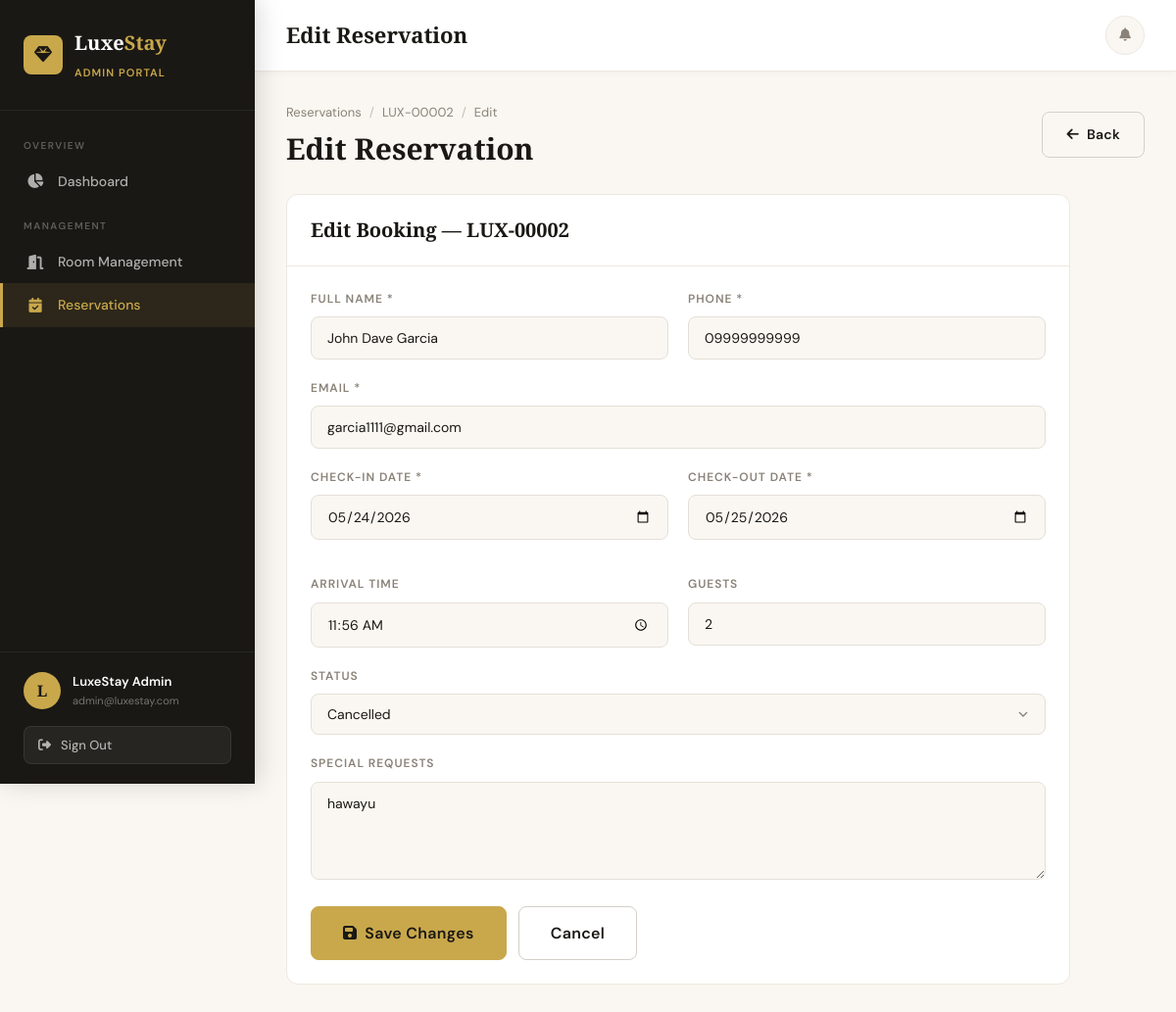
The app's page /admin/reservations/2/edit (signed in) with its own data.
### app/models/user.py (models this page shows, shortened)
class User(db.Model, UserMixin):
    __tablename__ = 'users'
    id = db.Column(db.Integer, primary_key=True)
    fullname = db.Column(db.String(150), nullable=False)
    email = db.Column(db.String(150), unique=True, nullable=False)
    password = db.Column(db.String(256), nullable=False)
    phone = db.Column(db.String(20), nullable=True)
    role = db.Column(db.String(20), nullable=False, default='customer')
    created_at = db.Column(db.DateTime, default=datetime.utcnow)
    reservations = db.relationship('Reservation', backref='customer', lazy=True)
    def is_admin(self):
        return self.role == 'admin'

### app/models/reservation.py (models this page shows, shortened)
class Reservation(db.Model):
    __tablename__ = 'reservations'
    id = db.Column(db.Integer, primary_key=True)
    user_id = db.Column(db.Integer, db.ForeignKey('users.id'), nullable=False)
    room_id = db.Column(db.Integer, db.ForeignKey('rooms.id'), nullable=False)
    fullname = db.Column(db.String(150), nullable=False)
    email = db.Column(db.String(150), nullable=False)
    phone = db.Column(db.String(20), nullable=False)
    check_in = db.Column(db.Date, nullable=False)
    check_out = db.Column(db.Date, nullable=False)
    arrival_time = db.Column(db.String(20), nullable=True)
    guests = db.Column(db.Integer, nullable=False, default=1)
    special_requests = db.Column(db.Text, nullable=True)
    status = db.Column(db.String(20), nullable=False, default='pending')  # pending, confirmed, cancelled
    created_at = db.Column(db.DateTime, default=datetime.utcnow)
    updated_at = db.Column(db.DateTime, default=datetime.utcnow, onupdate=datetime.utcnow)
    def booking_reference(self):
        return f'LUX-{self.id:05d}'

### app/routes/admin.py (the view, shortened to what this page needs)
@admin_bp.route('/reservations/<int:res_id>/edit', methods=['GET', 'POST'])
@login_required
@admin_required
def edit_reservation(res_id):
    res = Reservation.query.get_or_404(res_id)
    rooms = Room.query.all()
    return render_template('admin/edit_reservation.html', res=res, rooms=rooms)

### app/routes/admin.py (called while the page is built)
def admin_required(f):
    @wraps(f)
    def decorated(*args, **kwargs):
        if not current_user.is_authenticated or not current_user.is_admin():
            flash('Access denied. Admin privileges required.', 'danger')
            return redirect(url_for('auth.login'))
        return f(*args, **kwargs)
    return decorated

### app/templates/admin/edit_reservation.html (shortened to what this page needs)
{% extends "admin/base_admin.html" %}
{% block page_title %}Edit Reservation{% endblock %}
{% block admin_content %}
<div class="page-header">
  <div class="page-header-left">
    <div class="breadcrumb">
      <a href="{{ url_for('admin.reservations') }}">Reservations</a>
      <span class="sep">/</span>
      <a href="{{ url_for('admin.reservation_detail', res_id=res.id) }}">{{ res.booking_reference() }}</a>
      <span class="sep">/</span>
      <span>Edit</span>
    </div>
    <h1>Edit Reservation</h1>
  </div>
  <a href="{{ url_for('admin.reservation_detail', res_id=res.id) }}" class="btn btn-outline"><i class="fas fa-arrow-left"></i> Back</a>
</div>
<div style="max-width:800px;">
  <div class="card">
    <div class="card-header"><div class="card-title">Edit Booking — {{ res.booking_reference() }}</div></div>
    <div class="card-body">
      <form method="POST" action="{{ url_for('admin.edit_reservation', res_id=res.id) }}">
        <div class="form-row cols-2">
          <div class="form-group">
            <label>Full Name *</label>
            <input type="text" name="fullname" class="form-control" value="{{ res.fullname }}" required>
          </div>
          <div class="form-group">
            <label>Phone *</label>
            <input type="tel" name="phone" class="form-control" value="{{ res.phone }}" required>
          </div>
        </div>
        <div class="form-group">
          <label>Email *</label>
          <input type="email" name="email" class="form-control" value="{{ res.email }}" required>
        </div>
        <div class="form-row cols-2">
          <div class="form-group">
            <label>Check-in Date *</label>
            <input type="date" name="check_in" id="check_in" class="form-control" value="{{ res.check_in.isoformat() }}" required>
          </div>
          <div class="form-group">
            <label>Check-out Date *</label>
            <input type="date" name="check_out" id="check_out" class="form-control" value="{{ res.check_out.isoformat() }}" required>
          </div>
        </div>
        <div class="form-row cols-2 mt-16">
          <div class="form-group">
            <label>Arrival Time</label>
            <input type="time" name="arrival_time" class="form-control" value="{{ res.arrival_time or '' }}">
          </div>
          <div class="form-group">
            <label>Guests</label>
            <input type="number" name="guests" class="form-control" min="1" max="20" value="{{ res.guests }}">
          </div>
        </div>
        <div class="form-group">
          <label>Status</label>
          <select name="status" class="form-control">
            {% for s in ['pending','confirmed','cancelled'] %}
            <option value="{{ s }}" {{ 'selected' if res.status == s }}>{{ s|capitalize }}</option>
            {% endfor %}
          </select>
        </div>
        <div class="form-group">
          <label>Special Requests</label>
          <textarea name="special_requests" class="form-control">{{ res.special_requests or '' }}</textarea>
        </div>
        <div class="d-flex gap-12">
          <button type="submit" class="btn btn-gold btn-lg"><i class="fas fa-save"></i> Save Changes</button>
          <a href="{{ url_for('admin.reservation_detail', res_id=res.id) }}" class="btn btn-outline btn-lg">Cancel</a>
        </div>
      </form>
    </div>
  </div>
</div>
{% endblock %}

### app/templates/admin/base_admin.html (shortened to what this page needs)
{% extends "base.html" %}
{% block content %}
<div class="app-layout">
  <aside class="sidebar" id="sidebar">
    <div class="sidebar-header">
      <div class="sidebar-logo">
        <div class="logo-icon"><i class="fas fa-gem"></i></div>
        <div>
          <div class="logo-name">Luxe<span>Stay</span></div>
          <div class="sidebar-role">Admin Portal</div>
        </div>
      </div>
    </div>
    <nav class="sidebar-nav">
      <div class="nav-section">
        <div class="nav-section-label">Overview</div>
        <a href="{{ url_for('admin.dashboard') }}" class="nav-link {% if request.endpoint == 'admin.dashboard' %}active{% endif %}">
          <i class="fas fa-chart-pie"></i> Dashboard
        </a>
      </div>
      <div class="nav-section">
        <div class="nav-section-label">Management</div>
        <a href="{{ url_for('admin.rooms') }}" class="nav-link {% if 'room' in request.endpoint %}active{% endif %}">
          <i class="fas fa-door-open"></i> Room Management
        </a>
        <a href="{{ url_for('admin.reservations') }}" class="nav-link {% if 'reservation' in request.endpoint and request.endpoint != 'admin.dashboard' %}active{% endif %}">
          <i class="fas fa-calendar-check"></i> Reservations
        </a>
      </div>
    </nav>
    <div class="sidebar-footer">
      <div class="sidebar-user">
        <div class="sidebar-avatar">{{ current_user.fullname[0] }}</div>
        <div class="sidebar-user-info">
          <div class="name">{{ current_user.fullname }}</div>
          <div class="email">{{ current_user.email }}</div>
        </div>
      </div>
      <form action="{{ url_for('auth.logout') }}" method="GET">
        <button type="submit" class="btn-logout"><i class="fas fa-sign-out-alt"></i> Sign Out</button>
      </form>
    </div>
  </aside>
  <div class="main-content">
    <header class="topbar">
      <div class="d-flex align-center gap-12">
        <div class="topbar-title">{% block page_title %}Dashboard{% endblock %}</div>
      </div>
      <div class="topbar-actions">
        <div style="position:relative;">
          <button class="notification-btn" id="notifBtn" title="Notifications">
            <i class="fas fa-bell"></i>
          </button>
        </div>
      </div>
    </header>
    <div class="page-content">
      {% block admin_content %}{% endblock %}
    </div>
  </div>
</div>
{% endblock %}

### records on screen
User: fullname "L", fullname "LuxeStay Admin", email "admin@luxestay.com"
Reservation: booking_reference "LUX-00002", fullname "John Dave Garcia", phone "09999999999", email "garcia1111@gmail.com", check_in "05/24/2026", check_out "05/25/2026", arrival_time "11:56", guests "2", special_requests "hawayu"

### other values on screen
form field status "Cancelled"
